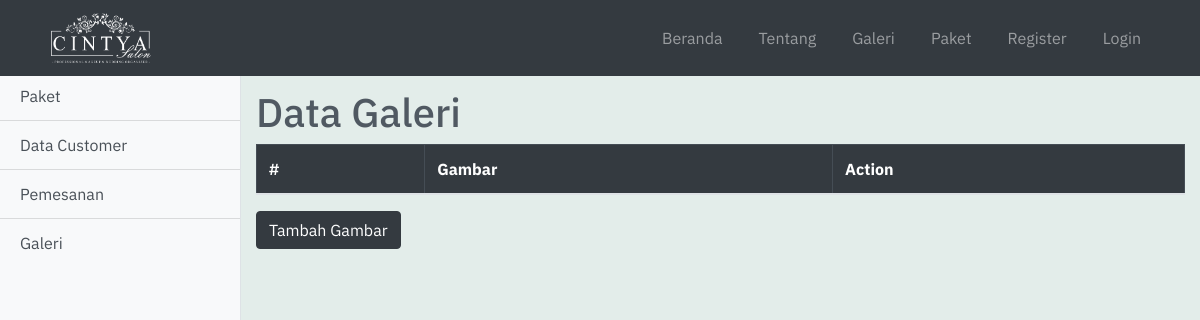
Before: /admin-galeri.php with the older database file.
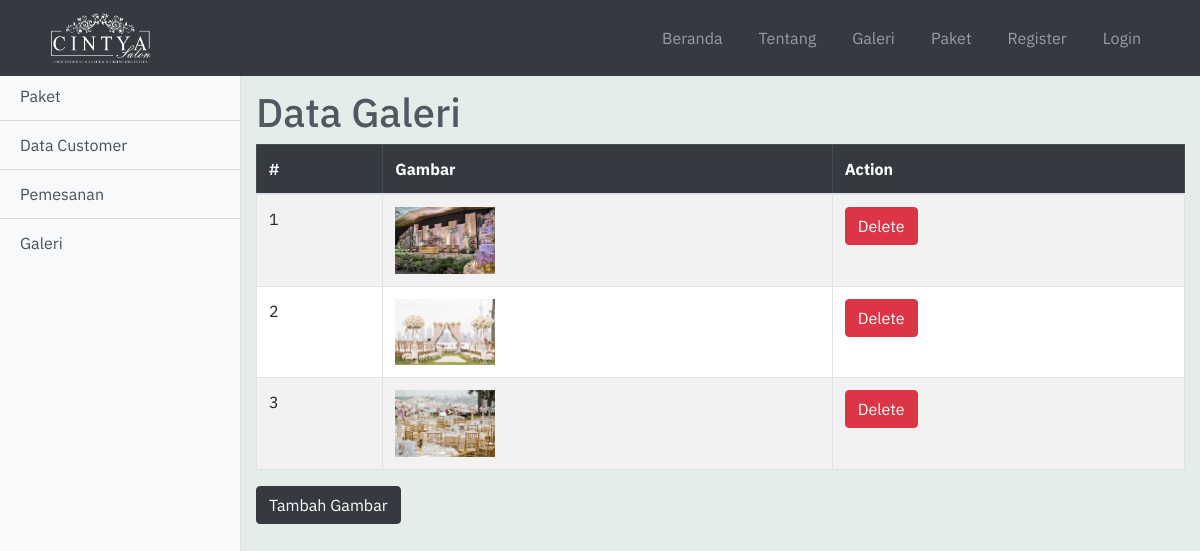
After: the same page with the newer database file.
### tables this page shows
CREATE TABLE `galeri2` (
  `id_gambar` int(100) NOT NULL,
  `file_gambar` varchar(255) NOT NULL
);

### admin-galeri.php (the view, shortened to what this page needs)
<!DOCTYPE html>
<html lang="en">
<head>
    <?php include 'includes/head.php' ?>
    <link href="css/simple-sidebar.css" rel="stylesheet">
</head>
<body>
    <?php include 'includes/navbar.php' ?>
    <div class="d-flex pt-5 mt-4" id="wrapper">
        <?php include 'includes/sidebar.php' ?>
        <div style="background-color:#E3EDEA;" id="page-content-wrapper">
            <div class="container-fluid mt-3">
                <h1 class="">Data Galeri</h1>
            </div>
            <div class="container">
                <table class="table table-striped table-bordered" style="background-color: white;">
                    <thead class="table-dark">
                        <tr class="">
                            <th scope="col">#</th>
                            <th scope="col">Gambar</th>
                            <th scope="col">Action</th>
                        </tr>
                    </thead>
                    <tbody>
                        <?php
                        $query = "SELECT * FROM galeri2";
                        $result = mysqli_query($con, $query);
                        if (mysqli_num_rows($result) > 0) {
                            $no = 0;
                            while ($row = mysqli_fetch_assoc($result)) {
                                $no++;
                                ?>
                                <tr class="">
                                    <td> <?php echo $no ?> </td>
                                    <td> <img src="galeri/<?php echo $row["file_gambar"] ?>" alt="foto" width="100px">
                                    </td>
                                    <td>
                                        <a role="button" class="btn btn-danger" href="proses/proses_delete-galeri.php?id=<?php echo $row["id_gambar"] ?> ">Delete</a>
                                    </td>
                                </tr>
                            <?php } ?>
                        <?php }
                        ?>
                    </tbody>
                </table>
            </div>
            <div class="container-fluid">
                <button type="button" class="btn btn-dark" data-toggle="modal" data-target="#modal1">
                    Tambah Gambar
                </button>
            </div>
        </div>
    </div>
</body>
</html>

### includes/head.php (shortened to what this page needs)
<head>
    <link href="bootstrap-4.3.1-dist/css/bootstrap.min.css" rel="stylesheet">
    <link href="css/style.css" rel="stylesheet">
    <link
      rel="stylesheet"
      href="https://use.fontawesome.com/releases/v5.5.0/css/all.css"
    />
</head>

### includes/navbar.php (shortened to what this page needs)
<?php
include 'config/connection.php';
@$username = $_SESSION["username"];
@$type = $_SESSION["type"];
$sql = "SELECT * FROM user WHERE type = '$type' ";
$hasil = mysqli_query($con, $sql);
$item = mysqli_fetch_assoc($hasil);
?>
<nav class="navbar navbar-dark bg-dark navbar-expand-md fixed-top">
	<div class="container-fluid">
		<a class="navbar-brand" href="index.php" style="margin-left:20px"><img src="img/lgcintya.png" width="100" height="50"></a>
		<div class="collapse navbar-collapse" id="navbarResponsive">
			<ul class="navbar-nav ml-auto">
				<?php
				if (isset($username)) {
					if ($item["type"] == 'admin') { ?>
						<li class="nav-item" style="margin-right:20px">
							<a class="nav-link" href="index.php">Beranda</a>
						</li>
						<li class="nav-item" style="margin-right:20px">
							<a class="nav-link" href="tentang.php">Tentang</a>
						</li>
						<li class="nav-item" style="margin-right:20px">
							<a class="nav-link" href="galeri.php">Galeri</a>
						</li>
						<li class="nav-item" style="margin-right:20px">
							<a class="nav-link" href="paket.php">Paket</a>
						</li>
						<li class="nav-item" style="margin-right:20px">
							<a class="nav-link" href="status2.php">Pemesanan</a>
						</li>
						<li class="nav-item" style="margin-right:20px">
							<a class="nav-link" href="admin-paket.php">Admin</a>
						</li>
						<li class="nav-item" style="margin-right:20px">
							<a class="nav-link" href="proses/proses_logout.php">Logout</a>
						</li>
					<?php } else { ?>
						<li class="nav-item" style="margin-right:20px">
							<a class="nav-link" href="index.php">Beranda</a>
						</li>
						<li class="nav-item" style="margin-right:20px">
							<a class="nav-link" href="tentang.php">Tentang</a>
						</li>
						<li class="nav-item" style="margin-right:20px">
							<a class="nav-link" href="galeri.php">Galeri</a>
						</li>
						<li class="nav-item" style="margin-right:20px">
							<a class="nav-link" href="paket.php">Paket</a>
						</li>
						<li class="nav-item" style="margin-right:20px">
							<a class="nav-link" href="status2.php">Pemesanan</a>
						</li>
						<li class="nav-item" style="margin-right:20px">
							<a class="nav-link" href="proses/proses_logout.php">Logout</a>
						</li>
					<?php } ?>
				<?php } else { ?>
					<li class="nav-item" style="margin-right:20px">
						<a class="nav-link" href="index.php">Beranda</a>
					</li>
					<li class="nav-item" style="margin-right:20px">
						<a class="nav-link" href="tentang.php">Tentang</a>
					</li>
					<li class="nav-item" style="margin-right:20px">
						<a class="nav-link" href="galeri.php">Galeri</a>
					</li>
					<li class="nav-item" style="margin-right:20px">
						<a class="nav-link" href="paket.php">Paket</a>
					</li>
					<li class="nav-item" style="margin-right:20px">
						<a class="nav-link" href="register.php">Register</a>
					</li>
					<li class="nav-item" style="margin-right:20px">
						<a class="nav-link" href="login.php">Login</a>
					</li>
				<?php } ?>
			</ul>
		</div>
	</div>
</nav>

### includes/sidebar.php
<div class="bg-light border-right" style="" id="sidebar-wrapper">
    <div class="list-group list-group-flush">
        <a href="admin-paket.php" class="list-group-item list-group-item-action bg-light">Paket</a>
        <a href="data-customer.php" class="list-group-item list-group-item-action bg-light">Data Customer</a>
        <a href="admin-pemesanan.php" class="list-group-item list-group-item-action bg-light">Pemesanan</a>
        <a href="admin-galeri.php" class="list-group-item list-group-item-action bg-light">Galeri</a>
    </div>
</div>

### css/style.css (style rules this page uses)
body { overflow-x: hidden; font-family: 'IBM Plex Sans', sans-serif; color: #505962; }

### css/simple-sidebar.css (style rules this page uses)
body { overflow-x: hidden; }
#sidebar-wrapper { min-height: 100vh; margin-left: -15rem; -webkit-transition: margin .25s ease-out; -moz-transition: margin .25s ease-out; -o-transition: margin .25s ease-out; transition: margin .25s ease-out; }
#sidebar-wrapper .list-group { width: 15rem; }
#page-content-wrapper { min-width: 100vw; }
@media (min-width: 768px) { #sidebar-wrapper { margin-left: 0; } }
@media (min-width: 768px) { #page-content-wrapper { min-width: 0; width: 100%; } }

Changed rows visible on the page:
added galeri2: file_gambar (picture)
added galeri2: file_gambar (picture)
added galeri2: file_gambar (picture)
